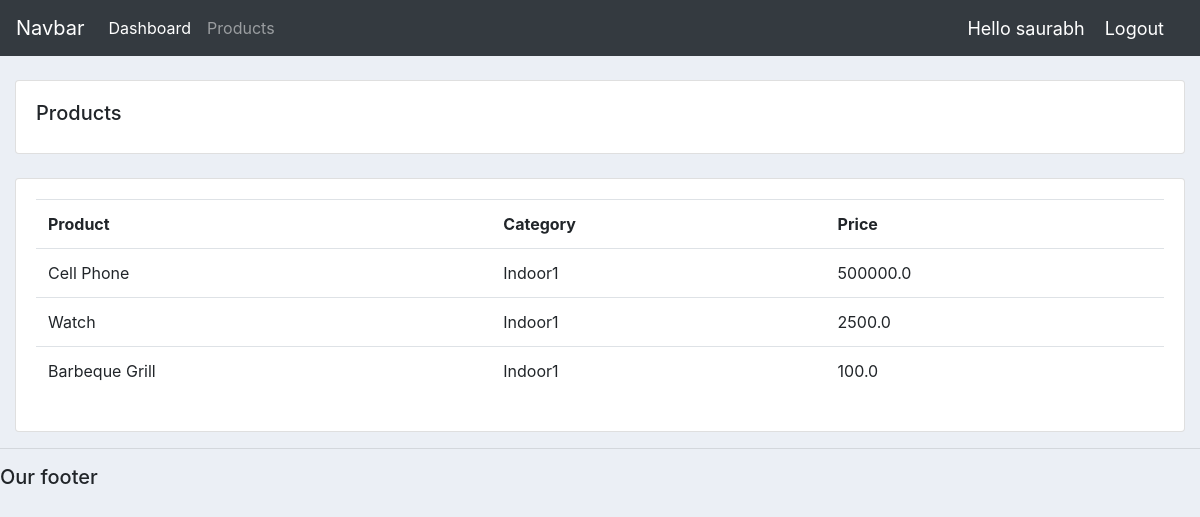
Screenshot of /products/ (signed in) with the database file from the repository.
### crmapp/models.py (models this page shows, shortened)
class Product(models.Model):
    CATEGORY = (
        ('Indoor1', 'Indoor'),
        ('Out Door1', 'Out Door'),
    )
    name = models.CharField(max_length=200, null=True)
    price = models.FloatField(null=True)
    category = models.CharField(max_length=200, null=True, choices=CATEGORY)
    description = models.CharField(max_length=200, null=True, blank=True)
    date_created = models.DateTimeField(auto_now_add=True, null=True)
    tags = models.ManyToManyField(Tag)

### crmapp/decorators.py (the view)
        def wrapper_func(request, *args, **kwargs):
            group = None
            if request.user.groups.exists():
                group = request.user.groups.all()[0].name
            if group in allowed_roles:
                return view_func(request, *args, **kwargs)
            else:
                return HttpResponse('You are not authorized to view this page')

### crmapp/views.py (called while the page is built)
@login_required(login_url='login')
@allowed_users(allowed_roles=['admin'])
def products(request):
    products = Product.objects.all()
    return render(request, 'crmapp/products.html', {'products': products})

### crmapp/templates/crmapp/products.html
{% extends 'crmapp/main.html' %}
{% block content %}
<br>
<div class="row">
    <div class="col-md">
        <div class="card card-body">
            <h5>Products</h5>
        </div>
        <br>
        <div class="card card-body">
            <table class="table">
                <tr>
                    <th>Product</th>
                    <th>Category</th>
                    <th>Price</th>
                </tr>
                {% for i in products %}
                <tr>
                    <td>{{i.name}}</td>
                    <td>{{i.category}}</td>
                    <td>{{i.price}}</td>
                </tr>
                {% endfor %}
            </table>
        </div>
    </div>
</div>
{% endblock content %}

### crmapp/templates/crmapp/navbar.html (shortened to what this page needs)
{% load static %}
<nav class="navbar navbar-expand-lg navbar-dark bg-dark">
  <a class="navbar-brand" href="{% url 'home' %}">Navbar</a>
  <div class="collapse navbar-collapse" id="navbarNav">
    <ul class="navbar-nav">
      {% if request.user.is_staff %}
      <li class="nav-item active">
        <a class="nav-link" href="{% url 'home' %}">Dashboard</a>
      </li>
      <li class="nav-item">
        <a class="nav-link" href="{% url 'products' %}">Products</a>
      </li>
      {% else %}
      <li class="nav-item">
        <a class="nav-link" href="{% url 'account' %}">Settings</a>
      </li>
      {% endif %}
    </ul>
  </div>
  <span class="hello-msg">Hello {{request.user}}</span>
  <span><a class="hello-msg" href="{% url 'logout' %}">Logout</a></span>
</nav>

### static/css/main.css (style rules this page uses)
body { background-color: #ebeff5; }

### crmapp/templates/crmapp/navbar.html (style rules this page uses)
.hello-msg { font-size: 18px; color: #fff; margin-right: 20px; }

### rows the page displays
Product: name "Cell Phone", category "Indoor1", price "500000.0"
Product: name "Watch", category "Indoor1", price "2500.0"
Product: name "Barbeque Grill", category "Indoor1", price "100.0"

### other values shown
{{ request.user }} "saurabh"
